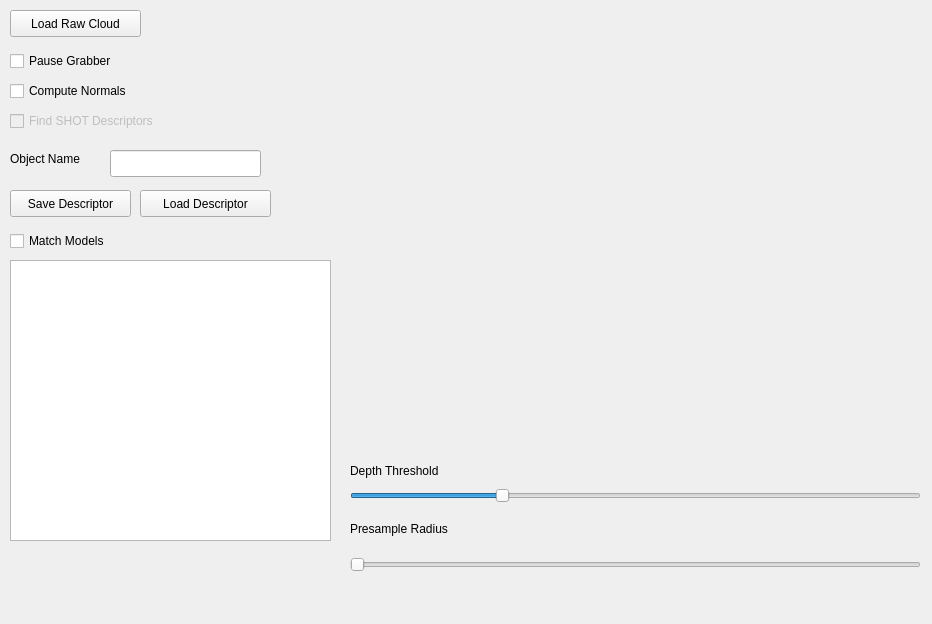
<?xml version="1.0" encoding="UTF-8"?>
<ui version="4.0">
 <class>KinectPclOsc</class>
 <widget class="QMainWindow" name="KinectPclOsc">
  <property name="geometry">
   <rect>
    <x>0</x>
    <y>0</y>
    <width>932</width>
    <height>624</height>
   </rect>
  </property>
  <property name="sizePolicy">
   <sizepolicy hsizetype="Expanding" vsizetype="Expanding">
    <horstretch>1</horstretch>
    <verstretch>1</verstretch>
   </sizepolicy>
  </property>
  <property name="windowTitle">
   <string/>
  </property>
  <property name="iconSize">
   <size>
    <width>22</width>
    <height>22</height>
   </size>
  </property>
  <widget class="QWidget" name="centralwidget">
   <property name="enabled">
    <bool>true</bool>
   </property>
   <property name="sizePolicy">
    <sizepolicy hsizetype="Expanding" vsizetype="Expanding">
     <horstretch>255</horstretch>
     <verstretch>255</verstretch>
    </sizepolicy>
   </property>
   <widget class="QVTKWidget" name="qvtk_widget">
    <property name="geometry">
     <rect>
      <x>350</x>
      <y>10</y>
      <width>571</width>
      <height>441</height>
     </rect>
    </property>
   </widget>
   <widget class="QSlider" name="fieldValueSlider">
    <property name="geometry">
     <rect>
      <x>350</x>
      <y>480</y>
      <width>571</width>
      <height>31</height>
     </rect>
    </property>
    <property name="mouseTracking">
     <bool>false</bool>
    </property>
    <property name="toolTip">
     <string>Set the pcl::PassThrough filter limits parameters</string>
    </property>
    <property name="statusTip">
     <string/>
    </property>
    <property name="whatsThis">
     <string/>
    </property>
    <property name="accessibleName">
     <string/>
    </property>
    <property name="accessibleDescription">
     <string/>
    </property>
    <property name="maximum">
     <number>50</number>
    </property>
    <property name="value">
     <number>13</number>
    </property>
    <property name="sliderPosition">
     <number>13</number>
    </property>
    <property name="orientation">
     <enum>Qt::Horizontal</enum>
    </property>
    <property name="tickPosition">
     <enum>QSlider::NoTicks</enum>
    </property>
    <property name="tickInterval">
     <number>1</number>
    </property>
   </widget>
   <widget class="QLabel" name="label">
    <property name="geometry">
     <rect>
      <x>350</x>
      <y>460</y>
      <width>121</width>
      <height>21</height>
     </rect>
    </property>
    <property name="text">
     <string>Depth Threshold</string>
    </property>
   </widget>
   <widget class="QCheckBox" name="pauseCheckBox">
    <property name="geometry">
     <rect>
      <x>10</x>
      <y>50</y>
      <width>131</width>
      <height>22</height>
     </rect>
    </property>
    <property name="text">
     <string>Pause Grabber</string>
    </property>
   </widget>
   <widget class="QCheckBox" name="computeNormalsCheckbox">
    <property name="geometry">
     <rect>
      <x>10</x>
      <y>80</y>
      <width>151</width>
      <height>22</height>
     </rect>
    </property>
    <property name="text">
     <string>Compute Normals</string>
    </property>
   </widget>
   <widget class="QCheckBox" name="findSHOTdescriptors">
    <property name="enabled">
     <bool>false</bool>
    </property>
    <property name="geometry">
     <rect>
      <x>10</x>
      <y>110</y>
      <width>181</width>
      <height>22</height>
     </rect>
    </property>
    <property name="text">
     <string>Find SHOT Descriptors</string>
    </property>
   </widget>
   <widget class="QPushButton" name="saveDescriptorButton">
    <property name="geometry">
     <rect>
      <x>10</x>
      <y>190</y>
      <width>121</width>
      <height>27</height>
     </rect>
    </property>
    <property name="text">
     <string>Save Descriptor</string>
    </property>
   </widget>
   <widget class="QLineEdit" name="objectNameTextInput">
    <property name="geometry">
     <rect>
      <x>110</x>
      <y>150</y>
      <width>151</width>
      <height>27</height>
     </rect>
    </property>
   </widget>
   <widget class="QLabel" name="label_3">
    <property name="geometry">
     <rect>
      <x>10</x>
      <y>150</y>
      <width>91</width>
      <height>17</height>
     </rect>
    </property>
    <property name="text">
     <string>Object Name</string>
    </property>
   </widget>
   <widget class="QCheckBox" name="matchModelsCheckbox">
    <property name="geometry">
     <rect>
      <x>10</x>
      <y>230</y>
      <width>131</width>
      <height>22</height>
     </rect>
    </property>
    <property name="text">
     <string>Match Models</string>
    </property>
   </widget>
   <widget class="QListView" name="modelListView">
    <property name="geometry">
     <rect>
      <x>10</x>
      <y>260</y>
      <width>321</width>
      <height>281</height>
     </rect>
    </property>
   </widget>
   <widget class="QPushButton" name="loadDescriptorButton">
    <property name="geometry">
     <rect>
      <x>140</x>
      <y>190</y>
      <width>131</width>
      <height>27</height>
     </rect>
    </property>
    <property name="text">
     <string>Load Descriptor</string>
    </property>
   </widget>
   <widget class="QSlider" name="presampleRadiusSlider">
    <property name="geometry">
     <rect>
      <x>350</x>
      <y>550</y>
      <width>571</width>
      <height>29</height>
     </rect>
    </property>
    <property name="minimum">
     <number>1</number>
    </property>
    <property name="orientation">
     <enum>Qt::Horizontal</enum>
    </property>
   </widget>
   <widget class="QLabel" name="label_2">
    <property name="geometry">
     <rect>
      <x>350</x>
      <y>520</y>
      <width>121</width>
      <height>17</height>
     </rect>
    </property>
    <property name="text">
     <string>Presample Radius</string>
    </property>
   </widget>
   <widget class="QPushButton" name="loadRawCloudButton">
    <property name="geometry">
     <rect>
      <x>10</x>
      <y>10</y>
      <width>131</width>
      <height>27</height>
     </rect>
    </property>
    <property name="text">
     <string>Load Raw Cloud</string>
    </property>
   </widget>
  </widget>
 </widget>
 <customwidgets>
  <customwidget>
   <class>QVTKWidget</class>
   <extends>QWidget</extends>
   <header>QVTKWidget.h</header>
  </customwidget>
 </customwidgets>
 <resources/>
 <connections/>
</ui>
